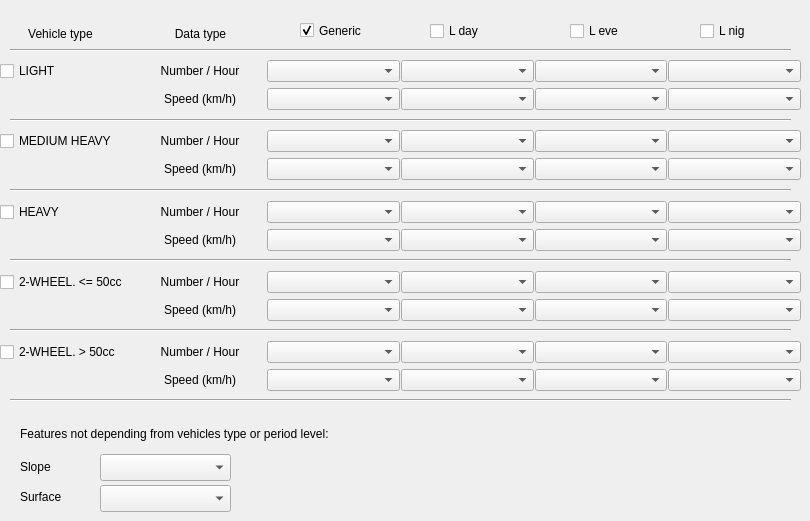
     <widget class="QWidget" name="road_CNOSSOS_page">
      <widget class="QCheckBox" name="CNOSSOS_L_nig_checkBox">
       <property name="geometry">
        <rect>
         <x>700</x>
         <y>20</y>
         <width>81</width>
         <height>22</height>
        </rect>
       </property>
       <property name="text">
        <string>L nig</string>
       </property>
       <property name="checked">
        <bool>false</bool>
       </property>
      </widget>
      <widget class="QCheckBox" name="CNOSSOS_L_gen_checkBox">
       <property name="geometry">
        <rect>
         <x>300</x>
         <y>20</y>
         <width>91</width>
         <height>21</height>
        </rect>
       </property>
       <property name="text">
        <string>Generic</string>
       </property>
       <property name="checked">
        <bool>true</bool>
       </property>
      </widget>
      <widget class="QCheckBox" name="CNOSSOS_L_eve_checkBox">
       <property name="geometry">
        <rect>
         <x>570</x>
         <y>20</y>
         <width>71</width>
         <height>22</height>
        </rect>
       </property>
       <property name="text">
        <string>L eve</string>
       </property>
       <property name="checked">
        <bool>false</bool>
       </property>
      </widget>
      <widget class="QCheckBox" name="CNOSSOS_L_day_checkBox">
       <property name="geometry">
        <rect>
         <x>430</x>
         <y>20</y>
         <width>81</width>
         <height>22</height>
        </rect>
       </property>
       <property name="text">
        <string>L day</string>
       </property>
       <property name="checked">
        <bool>false</bool>
       </property>
      </widget>
      <widget class="Line" name="line">
       <property name="windowModality">
        <enum>Qt::NonModal</enum>
       </property>
       <property name="geometry">
        <rect>
         <x>10</x>
         <y>40</y>
         <width>781</width>
         <height>20</height>
        </rect>
       </property>
       <property name="orientation">
        <enum>Qt::Horizontal</enum>
       </property>
      </widget>
      <widget class="QLabel" name="implementation_label_9">
       <property name="geometry">
        <rect>
         <x>150</x>
         <y>26</y>
         <width>101</width>
         <height>16</height>
        </rect>
       </property>
       <property name="sizePolicy">
        <sizepolicy hsizetype="Fixed" vsizetype="Fixed">
         <horstretch>0</horstretch>
         <verstretch>0</verstretch>
        </sizepolicy>
       </property>
       <property name="text">
        <string>Data type</string>
       </property>
       <property name="alignment">
        <set>Qt::AlignCenter</set>
       </property>
      </widget>
      <widget class="QWidget" name="verticalLayoutWidget_8">
       <property name="geometry">
        <rect>
         <x>0</x>
         <y>125</y>
         <width>801</width>
         <height>61</height>
        </rect>
       </property>
       <layout class="QVBoxLayout" name="verticalLayout_6">
        <property name="spacing">
         <number>1</number>
        </property>
        <item>
         <layout class="QHBoxLayout" name="horizontalLayout_12">
          <item>
           <widget class="QCheckBox" name="CNOSSOS_2_checkBox">
            <property name="layoutDirection">
             <enum>Qt::LeftToRight</enum>
            </property>
            <property name="autoFillBackground">
             <bool>false</bool>
            </property>
            <property name="text">
             <string>MEDIUM HEAVY</string>
            </property>
           </widget>
          </item>
          <item>
           <widget class="QLabel" name="n_l_label_18">
            <property name="maximumSize">
             <size>
              <width>16777215</width>
              <height>27</height>
             </size>
            </property>
            <property name="text">
             <string>Number / Hour</string>
            </property>
            <property name="alignment">
             <set>Qt::AlignCenter</set>
            </property>
           </widget>
          </item>
          <item>
           <widget class="QgsFieldComboBox" name="CNOSSOS_L_gen_2_n_comboBox"/>
          </item>
          <item>
           <widget class="QgsFieldComboBox" name="CNOSSOS_L_day_2_n_comboBox"/>
          </item>
          <item>
           <widget class="QgsFieldComboBox" name="CNOSSOS_L_eve_2_n_comboBox"/>
          </item>
          <item>
           <widget class="QgsFieldComboBox" name="CNOSSOS_L_nig_2_n_comboBox"/>
          </item>
         </layout>
        </item>
        <item>
         <layout class="QHBoxLayout" name="horizontalLayout_13">
          <item>
           <widget class="QLabel" name="implementation_label_10">
            <property name="maximumSize">
             <size>
              <width>16777215</width>
              <height>27</height>
             </size>
            </property>
            <property name="text">
             <string/>
            </property>
            <property name="alignment">
             <set>Qt::AlignRight|Qt::AlignTop|Qt::AlignTrailing</set>
            </property>
           </widget>
          </item>
          <item>
           <widget class="QLabel" name="n_l_label_19">
            <property name="maximumSize">
             <size>
              <width>16777215</width>
              <height>27</height>
             </size>
            </property>
            <property name="text">
             <string>Speed (km/h)</string>
            </property>
            <property name="alignment">
             <set>Qt::AlignCenter</set>
            </property>
           </widget>
          </item>
          <item>
           <widget class="QgsFieldComboBox" name="CNOSSOS_L_gen_2_s_comboBox"/>
          </item>
          <item>
           <widget class="QgsFieldComboBox" name="CNOSSOS_L_day_2_s_comboBox"/>
          </item>
          <item>
           <widget class="QgsFieldComboBox" name="CNOSSOS_L_eve_2_s_comboBox"/>
          </item>
          <item>
           <widget class="QgsFieldComboBox" name="CNOSSOS_L_nig_2_s_comboBox"/>
          </item>
         </layout>
        </item>
       </layout>
      </widget>
      <widget class="Line" name="line_3">
       <property name="windowModality">
        <enum>Qt::NonModal</enum>
       </property>
       <property name="geometry">
        <rect>
         <x>10</x>
         <y>110</y>
         <width>781</width>
         <height>20</height>
        </rect>
       </property>
       <property name="orientation">
        <enum>Qt::Horizontal</enum>
       </property>
      </widget>
      <widget class="QWidget" name="verticalLayoutWidget_9">
       <property name="geometry">
        <rect>
         <x>0</x>
         <y>196</y>
         <width>801</width>
         <height>61</height>
        </rect>
       </property>
       <layout class="QVBoxLayout" name="verticalLayout_7">
        <property name="spacing">
         <number>1</number>
        </property>
        <item>
         <layout class="QHBoxLayout" name="horizontalLayout_14">
          <item>
           <widget class="QCheckBox" name="CNOSSOS_3_checkBox">
            <property name="layoutDirection">
             <enum>Qt::LeftToRight</enum>
            </property>
            <property name="autoFillBackground">
             <bool>false</bool>
            </property>
            <property name="text">
             <string>HEAVY</string>
            </property>
           </widget>
          </item>
          <item>
           <widget class="QLabel" name="n_l_label_20">
            <property name="maximumSize">
             <size>
              <width>16777215</width>
              <height>27</height>
             </size>
            </property>
            <property name="text">
             <string>Number / Hour</string>
            </property>
            <property name="alignment">
             <set>Qt::AlignCenter</set>
            </property>
           </widget>
          </item>
          <item>
           <widget class="QgsFieldComboBox" name="CNOSSOS_L_gen_3_n_comboBox"/>
          </item>
          <item>
           <widget class="QgsFieldComboBox" name="CNOSSOS_L_day_3_n_comboBox"/>
          </item>
          <item>
           <widget class="QgsFieldComboBox" name="CNOSSOS_L_eve_3_n_comboBox"/>
          </item>
          <item>
           <widget class="QgsFieldComboBox" name="CNOSSOS_L_nig_3_n_comboBox"/>
          </item>
         </layout>
        </item>
        <item>
         <layout class="QHBoxLayout" name="horizontalLayout_15">
          <item>
           <widget class="QLabel" name="implementation_label_12">
            <property name="maximumSize">
             <size>
              <width>16777215</width>
              <height>27</height>
             </size>
            </property>
            <property name="text">
             <string/>
            </property>
            <property name="alignment">
             <set>Qt::AlignRight|Qt::AlignTop|Qt::AlignTrailing</set>
            </property>
           </widget>
          </item>
          <item>
           <widget class="QLabel" name="n_l_label_21">
            <property name="maximumSize">
             <size>
              <width>16777215</width>
              <height>27</height>
             </size>
            </property>
            <property name="text">
             <string>Speed (km/h)</string>
            </property>
            <property name="alignment">
             <set>Qt::AlignCenter</set>
            </property>
           </widget>
          </item>
          <item>
           <widget class="QgsFieldComboBox" name="CNOSSOS_L_gen_3_s_comboBox"/>
          </item>
          <item>
           <widget class="QgsFieldComboBox" name="CNOSSOS_L_day_3_s_comboBox"/>
          </item>
          <item>
           <widget class="QgsFieldComboBox" name="CNOSSOS_L_eve_3_s_comboBox"/>
          </item>
          <item>
           <widget class="QgsFieldComboBox" name="CNOSSOS_L_nig_3_s_comboBox"/>
          </item>
         </layout>
        </item>
       </layout>
      </widget>
      <widget class="Line" name="line_4">
       <property name="windowModality">
        <enum>Qt::NonModal</enum>
       </property>
       <property name="geometry">
        <rect>
         <x>10</x>
         <y>180</y>
         <width>781</width>
         <height>20</height>
        </rect>
       </property>
       <property name="orientation">
        <enum>Qt::Horizontal</enum>
       </property>
      </widget>
      <widget class="QWidget" name="verticalLayoutWidget_10">
       <property name="geometry">
        <rect>
         <x>0</x>
         <y>266</y>
         <width>801</width>
         <height>61</height>
        </rect>
       </property>
       <layout class="QVBoxLayout" name="verticalLayout_8">
        <property name="spacing">
         <number>1</number>
        </property>
        <item>
         <layout class="QHBoxLayout" name="horizontalLayout_16">
          <item>
           <widget class="QCheckBox" name="CNOSSOS_4a_checkBox">
            <property name="layoutDirection">
             <enum>Qt::LeftToRight</enum>
            </property>
            <property name="autoFillBackground">
             <bool>false</bool>
            </property>
            <property name="text">
             <string>2-WHEEL. &lt;= 50cc</string>
            </property>
           </widget>
          </item>
          <item>
           <widget class="QLabel" name="n_l_label_22">
            <property name="maximumSize">
             <size>
              <width>16777215</width>
              <height>27</height>
             </size>
            </property>
            <property name="text">
             <string>Number / Hour</string>
            </property>
            <property name="alignment">
             <set>Qt::AlignCenter</set>
            </property>
           </widget>
          </item>
          <item>
           <widget class="QgsFieldComboBox" name="CNOSSOS_L_gen_4a_n_comboBox"/>
          </item>
          <item>
           <widget class="QgsFieldComboBox" name="CNOSSOS_L_day_4a_n_comboBox"/>
          </item>
          <item>
           <widget class="QgsFieldComboBox" name="CNOSSOS_L_eve_4a_n_comboBox"/>
          </item>
          <item>
           <widget class="QgsFieldComboBox" name="CNOSSOS_L_nig_4a_n_comboBox"/>
          </item>
         </layout>
        </item>
        <item>
         <layout class="QHBoxLayout" name="horizontalLayout_17">
          <item>
           <widget class="QLabel" name="implementation_label_14">
            <property name="maximumSize">
             <size>
              <width>16777215</width>
              <height>27</height>
             </size>
            </property>
            <property name="text">
             <string/>
            </property>
            <property name="alignment">
             <set>Qt::AlignHCenter|Qt::AlignTop</set>
            </property>
           </widget>
          </item>
          <item>
           <widget class="QLabel" name="n_l_label_23">
            <property name="maximumSize">
             <size>
              <width>16777215</width>
              <height>27</height>
             </size>
            </property>
            <property name="text">
             <string>Speed (km/h)</string>
            </property>
            <property name="alignment">
             <set>Qt::AlignCenter</set>
            </property>
           </widget>
          </item>
          <item>
           <widget class="QgsFieldComboBox" name="CNOSSOS_L_gen_4a_s_comboBox"/>
          </item>
          <item>
           <widget class="QgsFieldComboBox" name="CNOSSOS_L_day_4a_s_comboBox"/>
          </item>
          <item>
           <widget class="QgsFieldComboBox" name="CNOSSOS_L_eve_4a_s_comboBox"/>
          </item>
          <item>
           <widget class="QgsFieldComboBox" name="CNOSSOS_L_nig_4a_s_comboBox"/>
          </item>
         </layout>
        </item>
       </layout>
      </widget>
      <widget class="Line" name="line_5">
       <property name="windowModality">
        <enum>Qt::NonModal</enum>
       </property>
       <property name="geometry">
        <rect>
         <x>10</x>
         <y>250</y>
         <width>781</width>
         <height>20</height>
        </rect>
       </property>
       <property name="orientation">
        <enum>Qt::Horizontal</enum>
       </property>
      </widget>
      <widget class="QWidget" name="verticalLayoutWidget_11">
       <property name="geometry">
        <rect>
         <x>0</x>
         <y>336</y>
         <width>801</width>
         <height>61</height>
        </rect>
       </property>
       <layout class="QVBoxLayout" name="verticalLayout_9">
        <property name="spacing">
         <number>1</number>
        </property>
        <item>
         <layout class="QHBoxLayout" name="horizontalLayout_18">
          <item>
           <widget class="QCheckBox" name="CNOSSOS_4b_checkBox">
            <property name="layoutDirection">
             <enum>Qt::LeftToRight</enum>
            </property>
            <property name="autoFillBackground">
             <bool>false</bool>
            </property>
            <property name="text">
             <string>2-WHEEL. &gt; 50cc</string>
            </property>
           </widget>
          </item>
          <item>
           <widget class="QLabel" name="n_l_label_24">
            <property name="maximumSize">
             <size>
              <width>16777215</width>
              <height>27</height>
             </size>
            </property>
            <property name="text">
             <string>Number / Hour</string>
            </property>
            <property name="alignment">
             <set>Qt::AlignCenter</set>
            </property>
           </widget>
          </item>
          <item>
           <widget class="QgsFieldComboBox" name="CNOSSOS_L_gen_4b_n_comboBox"/>
          </item>
          <item>
           <widget class="QgsFieldComboBox" name="CNOSSOS_L_day_4b_n_comboBox"/>
          </item>
          <item>
           <widget class="QgsFieldComboBox" name="CNOSSOS_L_eve_4b_n_comboBox"/>
          </item>
          <item>
           <widget class="QgsFieldComboBox" name="CNOSSOS_L_nig_4b_n_comboBox"/>
          </item>
         </layout>
        </item>
        <item>
         <layout class="QHBoxLayout" name="horizontalLayout_19">
          <item>
           <widget class="QLabel" name="implementation_label_16">
            <property name="maximumSize">
             <size>
              <width>16777215</width>
              <height>27</height>
             </size>
            </property>
            <property name="text">
             <string/>
            </property>
            <property name="alignment">
             <set>Qt::AlignHCenter|Qt::AlignTop</set>
            </property>
           </widget>
          </item>
          <item>
           <widget class="QLabel" name="n_l_label_25">
            <property name="maximumSize">
             <size>
              <width>16777215</width>
              <height>27</height>
             </size>
            </property>
            <property name="text">
             <string>Speed (km/h)</string>
            </property>
            <property name="alignment">
             <set>Qt::AlignCenter</set>
            </property>
           </widget>
          </item>
          <item>
           <widget class="QgsFieldComboBox" name="CNOSSOS_L_gen_4b_s_comboBox"/>
          </item>
          <item>
           <widget class="QgsFieldComboBox" name="CNOSSOS_L_day_4b_s_comboBox"/>
          </item>
          <item>
           <widget class="QgsFieldComboBox" name="CNOSSOS_L_eve_4b_s_comboBox"/>
          </item>
          <item>
           <widget class="QgsFieldComboBox" name="CNOSSOS_L_nig_4b_s_comboBox"/>
          </item>
         </layout>
        </item>
       </layout>
      </widget>
      <widget class="Line" name="line_6">
       <property name="windowModality">
        <enum>Qt::NonModal</enum>
       </property>
       <property name="geometry">
        <rect>
         <x>10</x>
         <y>320</y>
         <width>781</width>
         <height>20</height>
        </rect>
       </property>
       <property name="orientation">
        <enum>Qt::Horizontal</enum>
       </property>
      </widget>
      <widget class="Line" name="line_7">
       <property name="windowModality">
        <enum>Qt::NonModal</enum>
       </property>
       <property name="geometry">
        <rect>
         <x>10</x>
         <y>390</y>
         <width>781</width>
         <height>20</height>
        </rect>
       </property>
       <property name="orientation">
        <enum>Qt::Horizontal</enum>
       </property>
      </widget>
      <widget class="QLabel" name="implementation_label_20">
       <property name="geometry">
        <rect>
         <x>0</x>
         <y>26</y>
         <width>121</width>
         <height>16</height>
        </rect>
       </property>
       <property name="sizePolicy">
        <sizepolicy hsizetype="Fixed" vsizetype="Fixed">
         <horstretch>0</horstretch>
         <verstretch>0</verstretch>
        </sizepolicy>
       </property>
       <property name="text">
        <string>Vehicle type</string>
       </property>
       <property name="alignment">
        <set>Qt::AlignCenter</set>
       </property>
      </widget>
      <widget class="QWidget" name="verticalLayoutWidget_13">
       <property name="geometry">
        <rect>
         <x>0</x>
         <y>55</y>
         <width>801</width>
         <height>61</height>
        </rect>
       </property>
       <layout class="QVBoxLayout" name="verticalLayout_11">
        <property name="spacing">
         <number>1</number>
        </property>
        <item>
         <layout class="QHBoxLayout" name="horizontalLayout_22">
          <item>
           <widget class="QCheckBox" name="CNOSSOS_1_checkBox">
            <property name="layoutDirection">
             <enum>Qt::LeftToRight</enum>
            </property>
            <property name="autoFillBackground">
             <bool>false</bool>
            </property>
            <property name="text">
             <string>LIGHT</string>
            </property>
           </widget>
          </item>
          <item>
           <widget class="QLabel" name="n_l_label_28">
            <property name="maximumSize">
             <size>
              <width>16777215</width>
              <height>27</height>
             </size>
            </property>
            <property name="text">
             <string>Number / Hour</string>
            </property>
            <property name="alignment">
             <set>Qt::AlignCenter</set>
            </property>
           </widget>
          </item>
          <item>
           <widget class="QgsFieldComboBox" name="CNOSSOS_L_gen_1_n_comboBox"/>
          </item>
          <item>
           <widget class="QgsFieldComboBox" name="CNOSSOS_L_day_1_n_comboBox"/>
          </item>
          <item>
           <widget class="QgsFieldComboBox" name="CNOSSOS_L_eve_1_n_comboBox"/>
          </item>
          <item>
           <widget class="QgsFieldComboBox" name="CNOSSOS_L_nig_1_n_comboBox"/>
          </item>
         </layout>
        </item>
        <item>
         <layout class="QHBoxLayout" name="horizontalLayout_23">
          <item>
           <widget class="QLabel" name="implementation_label_22">
            <property name="maximumSize">
             <size>
              <width>16777215</width>
              <height>27</height>
             </size>
            </property>
            <property name="text">
             <string/>
            </property>
            <property name="alignment">
             <set>Qt::AlignRight|Qt::AlignTop|Qt::AlignTrailing</set>
            </property>
           </widget>
          </item>
          <item>
           <widget class="QLabel" name="n_l_label_29">
            <property name="maximumSize">
             <size>
              <width>16777215</width>
              <height>27</height>
             </size>
            </property>
            <property name="text">
             <string>Speed (km/h)</string>
            </property>
            <property name="alignment">
             <set>Qt::AlignCenter</set>
            </property>
           </widget>
          </item>
          <item>
           <widget class="QgsFieldComboBox" name="CNOSSOS_L_gen_1_s_comboBox"/>
          </item>
          <item>
           <widget class="QgsFieldComboBox" name="CNOSSOS_L_day_1_s_comboBox"/>
          </item>
          <item>
           <widget class="QgsFieldComboBox" name="CNOSSOS_L_eve_1_s_comboBox"/>
          </item>
          <item>
           <widget class="QgsFieldComboBox" name="CNOSSOS_L_nig_1_s_comboBox"/>
          </item>
         </layout>
        </item>
       </layout>
      </widget>
      <widget class="QLabel" name="slope_label_3">
       <property name="geometry">
        <rect>
         <x>20</x>
         <y>457</y>
         <width>71</width>
         <height>20</height>
        </rect>
       </property>
       <property name="sizePolicy">
        <sizepolicy hsizetype="Fixed" vsizetype="Fixed">
         <horstretch>0</horstretch>
         <verstretch>0</verstretch>
        </sizepolicy>
       </property>
       <property name="text">
        <string>Slope</string>
       </property>
       <property name="alignment">
        <set>Qt::AlignLeading|Qt::AlignLeft|Qt::AlignVCenter</set>
       </property>
      </widget>
      <widget class="QLabel" name="surface_label_3">
       <property name="geometry">
        <rect>
         <x>20</x>
         <y>487</y>
         <width>71</width>
         <height>20</height>
        </rect>
       </property>
       <property name="sizePolicy">
        <sizepolicy hsizetype="Fixed" vsizetype="Fixed">
         <horstretch>0</horstretch>
         <verstretch>0</verstretch>
        </sizepolicy>
       </property>
       <property name="text">
        <string>Surface</string>
       </property>
       <property name="alignment">
        <set>Qt::AlignLeading|Qt::AlignLeft|Qt::AlignVCenter</set>
       </property>
      </widget>
      <widget class="QLabel" name="implementation_label_26">
       <property name="geometry">
        <rect>
         <x>20</x>
         <y>420</y>
         <width>431</width>
         <height>27</height>
        </rect>
       </property>
       <property name="maximumSize">
        <size>
         <width>16777215</width>
         <height>27</height>
        </size>
       </property>
       <property name="text">
        <string>Features not depending from vehicles type or period level:</string>
       </property>
       <property name="alignment">
        <set>Qt::AlignLeading|Qt::AlignLeft|Qt::AlignVCenter</set>
       </property>
      </widget>
      <widget class="QgsFieldComboBox" name="CNOSSOS_slope_comboBox">
       <property name="geometry">
        <rect>
         <x>100</x>
         <y>454</y>
         <width>131</width>
         <height>27</height>
        </rect>
       </property>
      </widget>
      <widget class="QgsFieldComboBox" name="CNOSSOS_surface_comboBox">
       <property name="geometry">
        <rect>
         <x>100</x>
         <y>485</y>
         <width>131</width>
         <height>27</height>
        </rect>
       </property>
      </widget>
      <zorder>line</zorder>
      <zorder>CNOSSOS_L_nig_checkBox</zorder>
      <zorder>CNOSSOS_L_gen_checkBox</zorder>
      <zorder>CNOSSOS_L_eve_checkBox</zorder>
      <zorder>CNOSSOS_L_day_checkBox</zorder>
      <zorder>implementation_label_9</zorder>
      <zorder>verticalLayoutWidget_8</zorder>
      <zorder>line_3</zorder>
      <zorder>verticalLayoutWidget_9</zorder>
      <zorder>line_4</zorder>
      <zorder>verticalLayoutWidget_10</zorder>
      <zorder>line_5</zorder>
      <zorder>verticalLayoutWidget_11</zorder>
      <zorder>line_6</zorder>
      <zorder>line_7</zorder>
      <zorder>implementation_label_20</zorder>
      <zorder>verticalLayoutWidget_13</zorder>
      <zorder>slope_label_3</zorder>
      <zorder>surface_label_3</zorder>
      <zorder>implementation_label_26</zorder>
      <zorder>CNOSSOS_slope_comboBox</zorder>
      <zorder>CNOSSOS_surface_comboBox</zorder>
     </widget>
